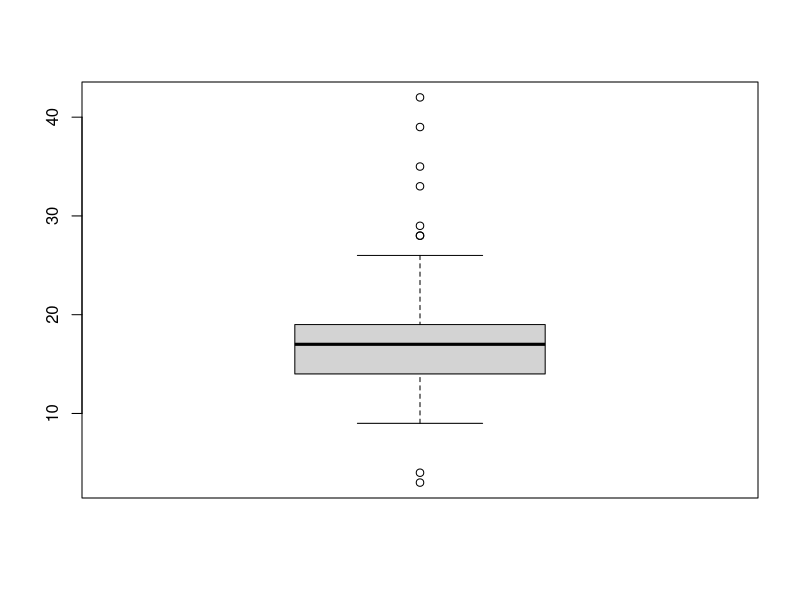
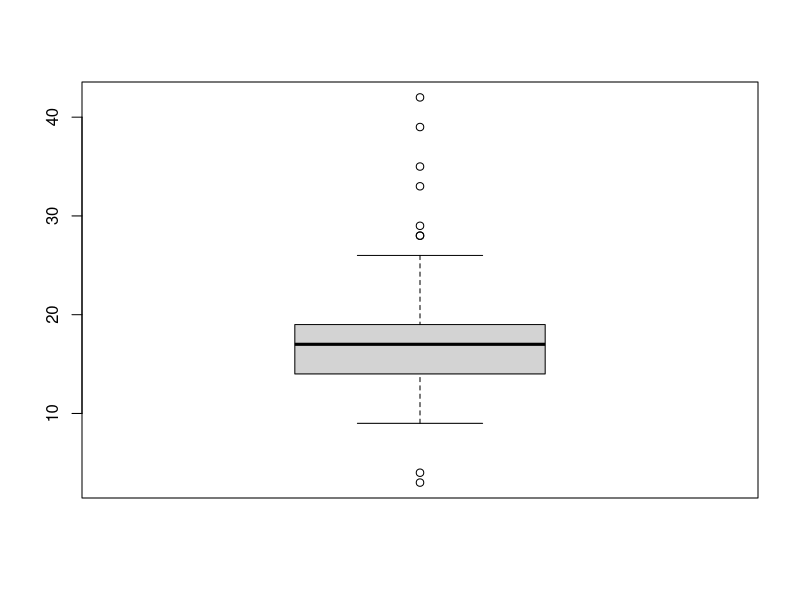
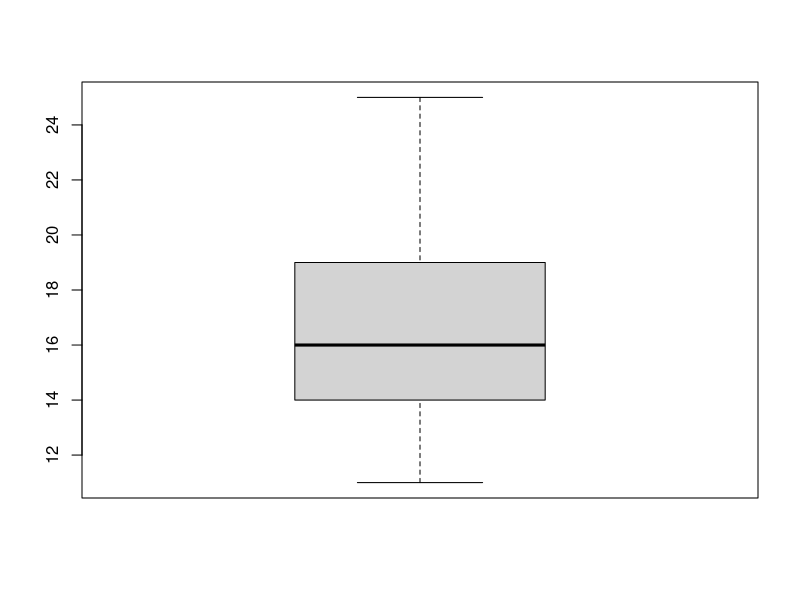
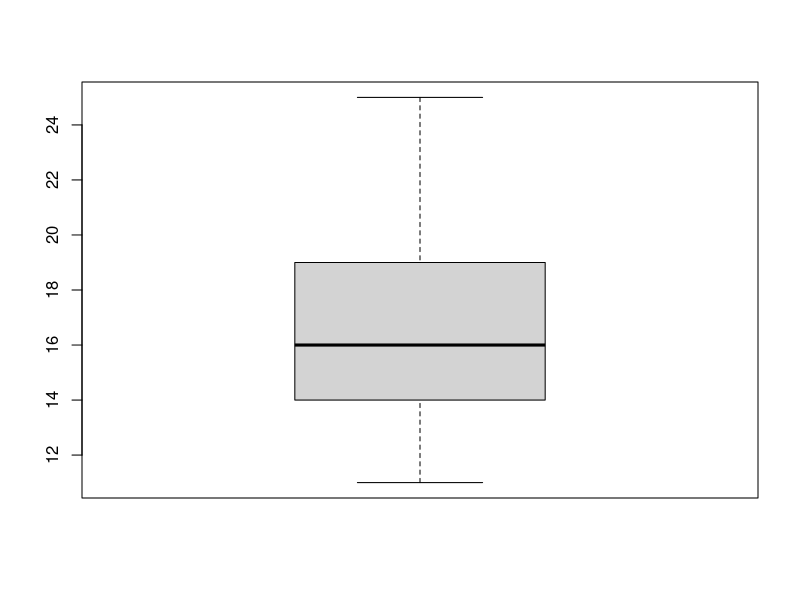

Write R code to recreate these figures, in order.
library(ggplot2)
library(dplyr)

#7
data(mpg)
mpg<-as.data.frame(mpg)

#7-1
mpg<-mpg %>% mutate(`연산 합비`=(hwy+cty))

#7-2
mpg<-mpg %>% mutate(`평균 연비`=(`연산 합비`/2))

#7-3
top<-mpg %>% group_by(class) %>% summarise(max = max(`평균 연비`))
top<- top %>% arrange(desc(max))
top<-top[1:3,]

#7-4
mpg %>% mutate(`연산 합비`=(hwy+cty)) %>% mutate(`평균 연비`=(`연산 합비`/2)) %>% group_by(class) %>% summarise(max = max(`평균 연비`)) %>% arrange(desc(max)) %>%head(3)
  

#8

#8-1
mpg1<-mpg %>% group_by(class) %>% summarise(mean = mean(cty))

#8-2
top<- mpg1 %>% arrange(desc(mean))

#8-3
mpg2<-mpg %>% group_by(class) %>% summarise(mean = mean(hwy))
top<- mpg2 %>% arrange(desc(mean)) %>% head(3)

#8-4
count<- mpg %>% group_by(manufacturer) %>% count(check =(class=="compact"))
count<-count[-c(which(count$check==FALSE)),]
count<-subset(count,select = -check)
count<-count %>% arrange(desc(n))

#9
fuel<-data.frame(fl = c("c","d","e","p","r"),
                 price_fl = c(2.35,2.38,2.11,2.76,2.22)
                 ,stringsAsFactors = F)

#9-1
mpg<-left_join(mpg,fuel,by="fl")

#9-2
mpg %>% head(5)

#10 
data(midwest)
midwest<-as.data.frame(midwest)

#10-1
midwest<- midwest %>% mutate("Totalperc"=((poptotal-popadults)/poptotal)*100)

#10-2
midwest1 <- midwest %>% group_by(county) %>% arrange(desc(Totalperc)) %>% head(5)
midwest1 = data.frame(midwest$county, midwest$Totalperc)

#10-3

count<-midwest %>% mutate("size" = ifelse(Totalperc>=40,"large",ifelse(Totalperc>=30,"middle","small")))
count<- count %>% count(size)

#10-4
midwest<- midwest %>% mutate("asian100"=((poptotal-popasian)/poptotal)*100) %>% arrange(asian100) %>% head()
frame<-data.frame(midwest$state,midwest$county,midwest$asian100)

#11

#11-1
mpg<-as.data.frame(ggplot2::mpg)
mpg[c(65,124,131,153,212),"hwy"]<-NA

table(is.na(mpg$hwy))
table(is.na(mpg$drv))

#11-2
mpg %>% filter(!is.na(hwy)) %>% group_by(drv) %>%  summarise("mean"=mean(hwy)) %>% arrange(desc(mean))


#12
mpg<-as.data.frame(ggplot2::mpg)
mpg[c(10,14,58,93),"drv"]<-"k"
mpg[c(29,43,129,203),"cty"]<-c(3,4,39,42)


#12-1
outlier1 = boxplot(mpg$cty)$stats[1,]
outlier2 = boxplot(mpg$cty)$stats[5,]
mpg<- mpg %>% filter(drv!="k") %>% filter(cty>outlier1 & cty<outlier2)

#12-2
boxplot(mpg$cty)
boxplot(mpg$cty)$stats

#12-3
mpg %>% group_by(drv) %>% summarise("mean"=mean(cty))

